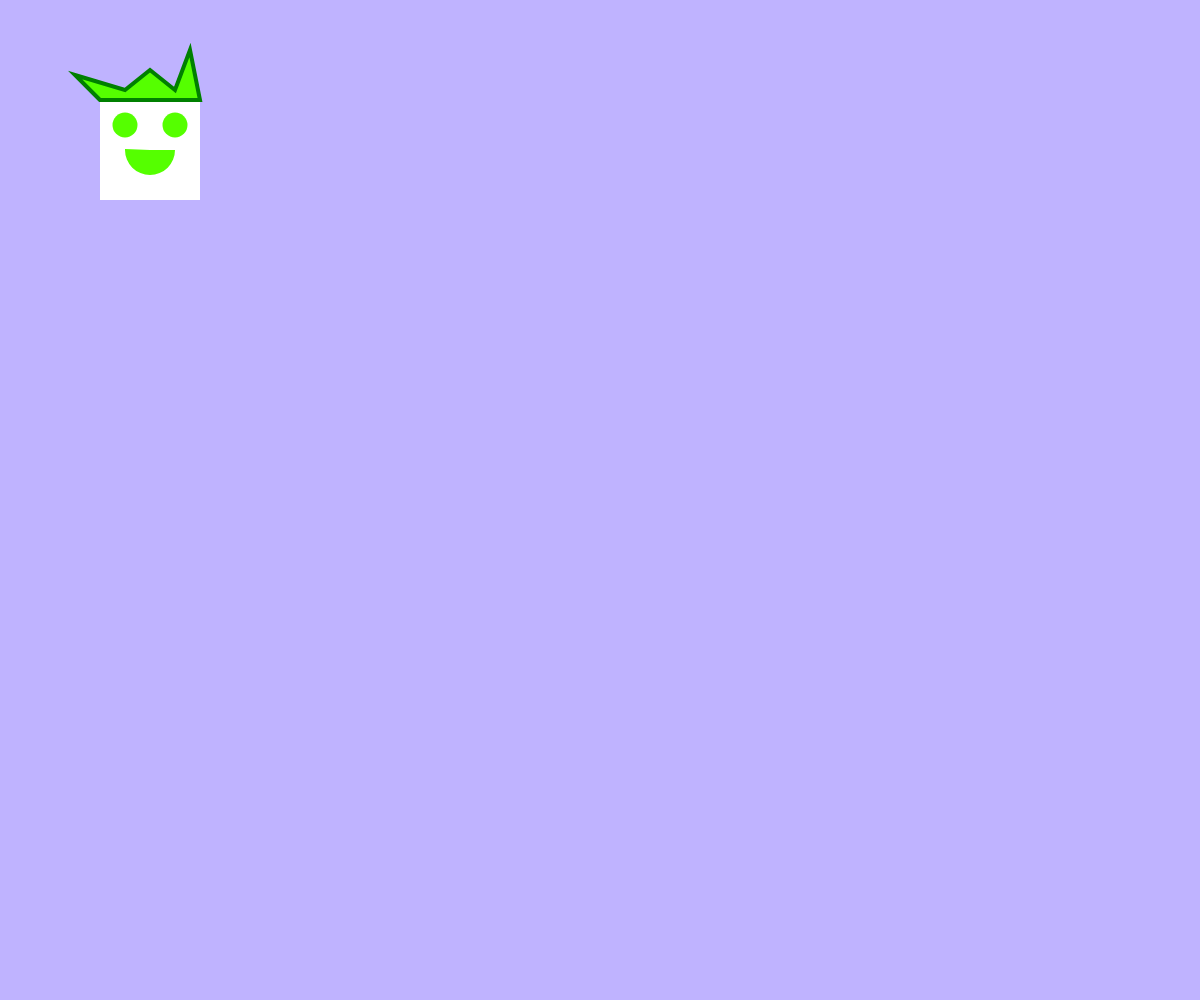
Frame 1 (no input)
Frame 60 (no input): identical to frame 1, image omitted
Frame 120 (the mouse pressed at the canvas centre since frame 60): identical to frame 1, image omitted

The p5.js sketch that drew this single still picture (run headless with seeded random() and noise() and a simulated clock; from frame 60 on, the mouse is pressed at the canvas centre):

// p5.js sketch
// ── sketch.js
function setup() {
  createCanvas(windowWidth, windowHeight);
  colorMode(HSB);
}

function draw() {
  background(250,30,100);

  noStroke();
  fill(100);
  square(100,100,100);

  fill(100,100,100);
  circle(125,125,25);
  circle(175,125,25);

  arc(150,150,50,50,0,110);

  stroke("green");
  strokeWeight(4);
  beginShape();
  vertex(100,100);
  vertex(75,75);
  vertex(125,90);
  vertex(150,70);
  vertex(175,90);
  vertex(190,50);
  vertex(200,100);
  endShape(CLOSE);
}
